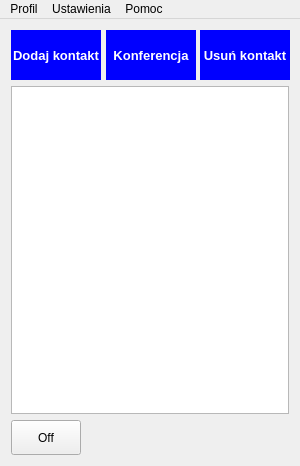
<?xml version="1.0" encoding="UTF-8"?>
<ui version="4.0">
 <class>Chat</class>
 <widget class="QMainWindow" name="Chat">
  <property name="enabled">
   <bool>true</bool>
  </property>
  <property name="geometry">
   <rect>
    <x>0</x>
    <y>0</y>
    <width>300</width>
    <height>466</height>
   </rect>
  </property>
  <property name="sizePolicy">
   <sizepolicy hsizetype="Fixed" vsizetype="MinimumExpanding">
    <horstretch>0</horstretch>
    <verstretch>0</verstretch>
   </sizepolicy>
  </property>
  <property name="minimumSize">
   <size>
    <width>300</width>
    <height>400</height>
   </size>
  </property>
  <property name="maximumSize">
   <size>
    <width>300</width>
    <height>16777215</height>
   </size>
  </property>
  <property name="windowTitle">
   <string>Chat</string>
  </property>
  <widget class="QWidget" name="centralWidget">
   <layout class="QVBoxLayout" name="verticalLayout">
    <item>
     <layout class="QHBoxLayout" name="horizontalLayout_2">
      <property name="spacing">
       <number>5</number>
      </property>
      <item>
       <widget class="QPushButton" name="dodajKontakt">
        <property name="sizePolicy">
         <sizepolicy hsizetype="Fixed" vsizetype="Fixed">
          <horstretch>0</horstretch>
          <verstretch>0</verstretch>
         </sizepolicy>
        </property>
        <property name="minimumSize">
         <size>
          <width>90</width>
          <height>50</height>
         </size>
        </property>
        <property name="maximumSize">
         <size>
          <width>90</width>
          <height>50</height>
         </size>
        </property>
        <property name="palette">
         <palette>
          <active>
           <colorrole role="WindowText">
            <brush brushstyle="SolidPattern">
             <color alpha="255">
              <red>0</red>
              <green>0</green>
              <blue>0</blue>
             </color>
            </brush>
           </colorrole>
           <colorrole role="Button">
            <brush brushstyle="SolidPattern">
             <color alpha="255">
              <red>0</red>
              <green>0</green>
              <blue>255</blue>
             </color>
            </brush>
           </colorrole>
           <colorrole role="Text">
            <brush brushstyle="SolidPattern">
             <color alpha="255">
              <red>0</red>
              <green>0</green>
              <blue>0</blue>
             </color>
            </brush>
           </colorrole>
           <colorrole role="ButtonText">
            <brush brushstyle="SolidPattern">
             <color alpha="255">
              <red>255</red>
              <green>255</green>
              <blue>255</blue>
             </color>
            </brush>
           </colorrole>
           <colorrole role="Base">
            <brush brushstyle="SolidPattern">
             <color alpha="255">
              <red>0</red>
              <green>0</green>
              <blue>255</blue>
             </color>
            </brush>
           </colorrole>
           <colorrole role="Window">
            <brush brushstyle="SolidPattern">
             <color alpha="255">
              <red>0</red>
              <green>0</green>
              <blue>255</blue>
             </color>
            </brush>
           </colorrole>
          </active>
          <inactive>
           <colorrole role="WindowText">
            <brush brushstyle="SolidPattern">
             <color alpha="255">
              <red>0</red>
              <green>0</green>
              <blue>0</blue>
             </color>
            </brush>
           </colorrole>
           <colorrole role="Button">
            <brush brushstyle="SolidPattern">
             <color alpha="255">
              <red>0</red>
              <green>0</green>
              <blue>255</blue>
             </color>
            </brush>
           </colorrole>
           <colorrole role="Text">
            <brush brushstyle="SolidPattern">
             <color alpha="255">
              <red>0</red>
              <green>0</green>
              <blue>0</blue>
             </color>
            </brush>
           </colorrole>
           <colorrole role="ButtonText">
            <brush brushstyle="SolidPattern">
             <color alpha="255">
              <red>255</red>
              <green>255</green>
              <blue>255</blue>
             </color>
            </brush>
           </colorrole>
           <colorrole role="Base">
            <brush brushstyle="SolidPattern">
             <color alpha="255">
              <red>0</red>
              <green>0</green>
              <blue>255</blue>
             </color>
            </brush>
           </colorrole>
           <colorrole role="Window">
            <brush brushstyle="SolidPattern">
             <color alpha="255">
              <red>0</red>
              <green>0</green>
              <blue>255</blue>
             </color>
            </brush>
           </colorrole>
          </inactive>
          <disabled>
           <colorrole role="WindowText">
            <brush brushstyle="SolidPattern">
             <color alpha="255">
              <red>120</red>
              <green>120</green>
              <blue>120</blue>
             </color>
            </brush>
           </colorrole>
           <colorrole role="Button">
            <brush brushstyle="SolidPattern">
             <color alpha="255">
              <red>0</red>
              <green>0</green>
              <blue>255</blue>
             </color>
            </brush>
           </colorrole>
           <colorrole role="Text">
            <brush brushstyle="SolidPattern">
             <color alpha="255">
              <red>120</red>
              <green>120</green>
              <blue>120</blue>
             </color>
            </brush>
           </colorrole>
           <colorrole role="ButtonText">
            <brush brushstyle="SolidPattern">
             <color alpha="255">
              <red>120</red>
              <green>120</green>
              <blue>120</blue>
             </color>
            </brush>
           </colorrole>
           <colorrole role="Base">
            <brush brushstyle="SolidPattern">
             <color alpha="255">
              <red>0</red>
              <green>0</green>
              <blue>255</blue>
             </color>
            </brush>
           </colorrole>
           <colorrole role="Window">
            <brush brushstyle="SolidPattern">
             <color alpha="255">
              <red>0</red>
              <green>0</green>
              <blue>255</blue>
             </color>
            </brush>
           </colorrole>
          </disabled>
         </palette>
        </property>
        <property name="font">
         <font>
          <family>Segoe UI</family>
          <pointsize>10</pointsize>
          <weight>75</weight>
          <bold>true</bold>
         </font>
        </property>
        <property name="cursor">
         <cursorShape>PointingHandCursor</cursorShape>
        </property>
        <property name="styleSheet">
         <string notr="true">QPushButton{
	background: rgb(0, 0, 255);
	border: none;
}</string>
        </property>
        <property name="text">
         <string>Dodaj kontakt</string>
        </property>
        <property name="autoDefault">
         <bool>false</bool>
        </property>
        <property name="default">
         <bool>false</bool>
        </property>
        <property name="flat">
         <bool>false</bool>
        </property>
       </widget>
      </item>
      <item>
       <widget class="QPushButton" name="nowaKonferencja">
        <property name="sizePolicy">
         <sizepolicy hsizetype="Fixed" vsizetype="Fixed">
          <horstretch>0</horstretch>
          <verstretch>0</verstretch>
         </sizepolicy>
        </property>
        <property name="minimumSize">
         <size>
          <width>90</width>
          <height>50</height>
         </size>
        </property>
        <property name="maximumSize">
         <size>
          <width>90</width>
          <height>50</height>
         </size>
        </property>
        <property name="palette">
         <palette>
          <active>
           <colorrole role="WindowText">
            <brush brushstyle="SolidPattern">
             <color alpha="255">
              <red>0</red>
              <green>0</green>
              <blue>0</blue>
             </color>
            </brush>
           </colorrole>
           <colorrole role="Button">
            <brush brushstyle="SolidPattern">
             <color alpha="255">
              <red>0</red>
              <green>0</green>
              <blue>255</blue>
             </color>
            </brush>
           </colorrole>
           <colorrole role="Text">
            <brush brushstyle="SolidPattern">
             <color alpha="255">
              <red>0</red>
              <green>0</green>
              <blue>0</blue>
             </color>
            </brush>
           </colorrole>
           <colorrole role="ButtonText">
            <brush brushstyle="SolidPattern">
             <color alpha="255">
              <red>255</red>
              <green>255</green>
              <blue>255</blue>
             </color>
            </brush>
           </colorrole>
           <colorrole role="Base">
            <brush brushstyle="SolidPattern">
             <color alpha="255">
              <red>0</red>
              <green>0</green>
              <blue>255</blue>
             </color>
            </brush>
           </colorrole>
           <colorrole role="Window">
            <brush brushstyle="SolidPattern">
             <color alpha="255">
              <red>0</red>
              <green>0</green>
              <blue>255</blue>
             </color>
            </brush>
           </colorrole>
          </active>
          <inactive>
           <colorrole role="WindowText">
            <brush brushstyle="SolidPattern">
             <color alpha="255">
              <red>0</red>
              <green>0</green>
              <blue>0</blue>
             </color>
            </brush>
           </colorrole>
           <colorrole role="Button">
            <brush brushstyle="SolidPattern">
             <color alpha="255">
              <red>0</red>
              <green>0</green>
              <blue>255</blue>
             </color>
            </brush>
           </colorrole>
           <colorrole role="Text">
            <brush brushstyle="SolidPattern">
             <color alpha="255">
              <red>0</red>
              <green>0</green>
              <blue>0</blue>
             </color>
            </brush>
           </colorrole>
           <colorrole role="ButtonText">
            <brush brushstyle="SolidPattern">
             <color alpha="255">
              <red>255</red>
              <green>255</green>
              <blue>255</blue>
             </color>
            </brush>
           </colorrole>
           <colorrole role="Base">
            <brush brushstyle="SolidPattern">
             <color alpha="255">
              <red>0</red>
              <green>0</green>
              <blue>255</blue>
             </color>
            </brush>
           </colorrole>
           <colorrole role="Window">
            <brush brushstyle="SolidPattern">
             <color alpha="255">
              <red>0</red>
              <green>0</green>
              <blue>255</blue>
             </color>
            </brush>
           </colorrole>
          </inactive>
          <disabled>
           <colorrole role="WindowText">
            <brush brushstyle="SolidPattern">
             <color alpha="255">
              <red>120</red>
              <green>120</green>
              <blue>120</blue>
             </color>
            </brush>
           </colorrole>
           <colorrole role="Button">
            <brush brushstyle="SolidPattern">
             <color alpha="255">
              <red>0</red>
              <green>0</green>
              <blue>255</blue>
             </color>
            </brush>
           </colorrole>
           <colorrole role="Text">
            <brush brushstyle="SolidPattern">
             <color alpha="255">
              <red>120</red>
              <green>120</green>
              <blue>120</blue>
             </color>
            </brush>
           </colorrole>
           <colorrole role="ButtonText">
            <brush brushstyle="SolidPattern">
             <color alpha="255">
              <red>120</red>
              <green>120</green>
              <blue>120</blue>
             </color>
            </brush>
           </colorrole>
           <colorrole role="Base">
            <brush brushstyle="SolidPattern">
             <color alpha="255">
              <red>0</red>
              <green>0</green>
              <blue>255</blue>
             </color>
            </brush>
           </colorrole>
           <colorrole role="Window">
            <brush brushstyle="SolidPattern">
             <color alpha="255">
              <red>0</red>
              <green>0</green>
              <blue>255</blue>
             </color>
            </brush>
           </colorrole>
          </disabled>
         </palette>
        </property>
        <property name="font">
         <font>
          <family>Segoe UI</family>
          <pointsize>10</pointsize>
          <weight>75</weight>
          <bold>true</bold>
         </font>
        </property>
        <property name="cursor">
         <cursorShape>PointingHandCursor</cursorShape>
        </property>
        <property name="styleSheet">
         <string notr="true">QPushButton{
	background: rgb(0, 0, 255);
	border: none;
}</string>
        </property>
        <property name="text">
         <string>Konferencja</string>
        </property>
        <property name="autoDefault">
         <bool>false</bool>
        </property>
        <property name="default">
         <bool>false</bool>
        </property>
        <property name="flat">
         <bool>false</bool>
        </property>
       </widget>
      </item>
      <item>
       <widget class="QPushButton" name="usunKontakt">
        <property name="sizePolicy">
         <sizepolicy hsizetype="Fixed" vsizetype="Fixed">
          <horstretch>0</horstretch>
          <verstretch>0</verstretch>
         </sizepolicy>
        </property>
        <property name="minimumSize">
         <size>
          <width>90</width>
          <height>50</height>
         </size>
        </property>
        <property name="maximumSize">
         <size>
          <width>90</width>
          <height>50</height>
         </size>
        </property>
        <property name="palette">
         <palette>
          <active>
           <colorrole role="WindowText">
            <brush brushstyle="SolidPattern">
             <color alpha="255">
              <red>0</red>
              <green>0</green>
              <blue>0</blue>
             </color>
            </brush>
           </colorrole>
           <colorrole role="Button">
            <brush brushstyle="SolidPattern">
             <color alpha="255">
              <red>0</red>
              <green>0</green>
              <blue>255</blue>
             </color>
            </brush>
           </colorrole>
           <colorrole role="Text">
            <brush brushstyle="SolidPattern">
             <color alpha="255">
              <red>0</red>
              <green>0</green>
              <blue>0</blue>
             </color>
            </brush>
           </colorrole>
           <colorrole role="ButtonText">
            <brush brushstyle="SolidPattern">
             <color alpha="255">
              <red>255</red>
              <green>255</green>
              <blue>255</blue>
             </color>
            </brush>
           </colorrole>
           <colorrole role="Base">
            <brush brushstyle="SolidPattern">
             <color alpha="255">
              <red>0</red>
              <green>0</green>
              <blue>255</blue>
             </color>
            </brush>
           </colorrole>
           <colorrole role="Window">
            <brush brushstyle="SolidPattern">
             <color alpha="255">
              <red>0</red>
              <green>0</green>
              <blue>255</blue>
             </color>
            </brush>
           </colorrole>
          </active>
          <inactive>
           <colorrole role="WindowText">
            <brush brushstyle="SolidPattern">
             <color alpha="255">
              <red>0</red>
              <green>0</green>
              <blue>0</blue>
             </color>
            </brush>
           </colorrole>
           <colorrole role="Button">
            <brush brushstyle="SolidPattern">
             <color alpha="255">
              <red>0</red>
              <green>0</green>
              <blue>255</blue>
             </color>
            </brush>
           </colorrole>
           <colorrole role="Text">
            <brush brushstyle="SolidPattern">
             <color alpha="255">
              <red>0</red>
              <green>0</green>
              <blue>0</blue>
             </color>
            </brush>
           </colorrole>
           <colorrole role="ButtonText">
            <brush brushstyle="SolidPattern">
             <color alpha="255">
              <red>255</red>
              <green>255</green>
              <blue>255</blue>
             </color>
            </brush>
           </colorrole>
           <colorrole role="Base">
            <brush brushstyle="SolidPattern">
             <color alpha="255">
              <red>0</red>
              <green>0</green>
              <blue>255</blue>
             </color>
            </brush>
           </colorrole>
           <colorrole role="Window">
            <brush brushstyle="SolidPattern">
             <color alpha="255">
              <red>0</red>
              <green>0</green>
              <blue>255</blue>
             </color>
            </brush>
           </colorrole>
          </inactive>
          <disabled>
           <colorrole role="WindowText">
            <brush brushstyle="SolidPattern">
             <color alpha="255">
              <red>120</red>
              <green>120</green>
              <blue>120</blue>
             </color>
            </brush>
           </colorrole>
           <colorrole role="Button">
            <brush brushstyle="SolidPattern">
             <color alpha="255">
              <red>0</red>
              <green>0</green>
              <blue>255</blue>
             </color>
            </brush>
           </colorrole>
           <colorrole role="Text">
            <brush brushstyle="SolidPattern">
             <color alpha="255">
              <red>120</red>
              <green>120</green>
              <blue>120</blue>
             </color>
            </brush>
           </colorrole>
           <colorrole role="ButtonText">
            <brush brushstyle="SolidPattern">
             <color alpha="255">
              <red>120</red>
              <green>120</green>
              <blue>120</blue>
             </color>
            </brush>
           </colorrole>
           <colorrole role="Base">
            <brush brushstyle="SolidPattern">
             <color alpha="255">
              <red>0</red>
              <green>0</green>
              <blue>255</blue>
             </color>
            </brush>
           </colorrole>
           <colorrole role="Window">
            <brush brushstyle="SolidPattern">
             <color alpha="255">
              <red>0</red>
              <green>0</green>
              <blue>255</blue>
             </color>
            </brush>
           </colorrole>
          </disabled>
         </palette>
        </property>
        <property name="font">
         <font>
          <family>Segoe UI</family>
          <pointsize>10</pointsize>
          <weight>75</weight>
          <bold>true</bold>
         </font>
        </property>
        <property name="cursor">
         <cursorShape>PointingHandCursor</cursorShape>
        </property>
        <property name="styleSheet">
         <string notr="true">QPushButton{
	background: rgb(0, 0, 255);
	border: none;
}</string>
        </property>
        <property name="text">
         <string>Usuń kontakt</string>
        </property>
        <property name="autoDefault">
         <bool>false</bool>
        </property>
        <property name="default">
         <bool>false</bool>
        </property>
        <property name="flat">
         <bool>false</bool>
        </property>
       </widget>
      </item>
     </layout>
    </item>
    <item>
     <widget class="QListWidget" name="listaKontaktow">
      <property name="contextMenuPolicy">
       <enum>Qt::CustomContextMenu</enum>
      </property>
      <property name="verticalScrollBarPolicy">
       <enum>Qt::ScrollBarAlwaysOff</enum>
      </property>
      <property name="sortingEnabled">
       <bool>true</bool>
      </property>
     </widget>
    </item>
    <item>
     <layout class="QHBoxLayout" name="horizontalLayout_4">
      <property name="sizeConstraint">
       <enum>QLayout::SetNoConstraint</enum>
      </property>
      <item>
       <widget class="QPushButton" name="wyloguj">
        <property name="sizePolicy">
         <sizepolicy hsizetype="Fixed" vsizetype="Fixed">
          <horstretch>0</horstretch>
          <verstretch>0</verstretch>
         </sizepolicy>
        </property>
        <property name="minimumSize">
         <size>
          <width>70</width>
          <height>35</height>
         </size>
        </property>
        <property name="maximumSize">
         <size>
          <width>70</width>
          <height>35</height>
         </size>
        </property>
        <property name="text">
         <string>Off</string>
        </property>
       </widget>
      </item>
      <item>
       <spacer name="horizontalSpacer">
        <property name="orientation">
         <enum>Qt::Horizontal</enum>
        </property>
        <property name="sizeHint" stdset="0">
         <size>
          <width>40</width>
          <height>20</height>
         </size>
        </property>
       </spacer>
      </item>
      <item>
       <widget class="QPushButton" name="dostepny">
        <property name="sizePolicy">
         <sizepolicy hsizetype="Fixed" vsizetype="Fixed">
          <horstretch>0</horstretch>
          <verstretch>0</verstretch>
         </sizepolicy>
        </property>
        <property name="minimumSize">
         <size>
          <width>35</width>
          <height>35</height>
         </size>
        </property>
        <property name="maximumSize">
         <size>
          <width>35</width>
          <height>35</height>
         </size>
        </property>
        <property name="text">
         <string/>
        </property>
        <property name="iconSize">
         <size>
          <width>32</width>
          <height>32</height>
         </size>
        </property>
        <property name="flat">
         <bool>true</bool>
        </property>
       </widget>
      </item>
      <item>
       <widget class="QPushButton" name="zarazWracam">
        <property name="sizePolicy">
         <sizepolicy hsizetype="Fixed" vsizetype="Fixed">
          <horstretch>0</horstretch>
          <verstretch>0</verstretch>
         </sizepolicy>
        </property>
        <property name="minimumSize">
         <size>
          <width>35</width>
          <height>35</height>
         </size>
        </property>
        <property name="maximumSize">
         <size>
          <width>35</width>
          <height>35</height>
         </size>
        </property>
        <property name="text">
         <string/>
        </property>
        <property name="iconSize">
         <size>
          <width>32</width>
          <height>32</height>
         </size>
        </property>
        <property name="flat">
         <bool>true</bool>
        </property>
       </widget>
      </item>
      <item>
       <widget class="QPushButton" name="niewidoczny">
        <property name="sizePolicy">
         <sizepolicy hsizetype="Fixed" vsizetype="Fixed">
          <horstretch>0</horstretch>
          <verstretch>0</verstretch>
         </sizepolicy>
        </property>
        <property name="minimumSize">
         <size>
          <width>35</width>
          <height>35</height>
         </size>
        </property>
        <property name="maximumSize">
         <size>
          <width>35</width>
          <height>35</height>
         </size>
        </property>
        <property name="text">
         <string/>
        </property>
        <property name="iconSize">
         <size>
          <width>32</width>
          <height>32</height>
         </size>
        </property>
        <property name="flat">
         <bool>true</bool>
        </property>
       </widget>
      </item>
      <item>
       <widget class="QPushButton" name="niedostepny">
        <property name="sizePolicy">
         <sizepolicy hsizetype="Fixed" vsizetype="Fixed">
          <horstretch>0</horstretch>
          <verstretch>0</verstretch>
         </sizepolicy>
        </property>
        <property name="minimumSize">
         <size>
          <width>35</width>
          <height>35</height>
         </size>
        </property>
        <property name="maximumSize">
         <size>
          <width>35</width>
          <height>35</height>
         </size>
        </property>
        <property name="text">
         <string/>
        </property>
        <property name="iconSize">
         <size>
          <width>32</width>
          <height>32</height>
         </size>
        </property>
        <property name="flat">
         <bool>true</bool>
        </property>
       </widget>
      </item>
     </layout>
    </item>
   </layout>
  </widget>
  <widget class="QMenuBar" name="menuBar">
   <property name="geometry">
    <rect>
     <x>0</x>
     <y>0</y>
     <width>300</width>
     <height>21</height>
    </rect>
   </property>
   <widget class="QMenu" name="menuUstawienia">
    <property name="title">
     <string>Ustawienia</string>
    </property>
    <addaction name="actionUstawienia_programu"/>
   </widget>
   <widget class="QMenu" name="menuProfil">
    <property name="title">
     <string>Profil</string>
    </property>
    <addaction name="actionDodaj_kontakt"/>
    <addaction name="actionUsun_kontakt"/>
    <addaction name="separator"/>
    <addaction name="actionEdytuj_profil"/>
    <addaction name="actionUsun_profil"/>
    <addaction name="separator"/>
    <addaction name="actionWyloguj"/>
   </widget>
   <widget class="QMenu" name="menuPomoc">
    <property name="title">
     <string>Pomoc</string>
    </property>
    <addaction name="actionO_programie"/>
   </widget>
   <addaction name="menuProfil"/>
   <addaction name="menuUstawienia"/>
   <addaction name="menuPomoc"/>
  </widget>
  <action name="actionDodaj_kontakt">
   <property name="text">
    <string>Dodaj kontakt</string>
   </property>
  </action>
  <action name="actionUsun_kontakt">
   <property name="text">
    <string>Usuń kontakt</string>
   </property>
  </action>
  <action name="actionEdytuj_profil">
   <property name="text">
    <string>Zarządzaj profilem</string>
   </property>
  </action>
  <action name="actionUsun_profil">
   <property name="text">
    <string>Usuń profil</string>
   </property>
  </action>
  <action name="actionWyloguj">
   <property name="text">
    <string>Wyloguj</string>
   </property>
  </action>
  <action name="actionUstawienia_programu">
   <property name="text">
    <string>Ustawienia programu</string>
   </property>
  </action>
  <action name="actionO_programie">
   <property name="text">
    <string>O programie</string>
   </property>
  </action>
 </widget>
 <layoutdefault spacing="6" margin="11"/>
 <resources/>
 <connections/>
</ui>
